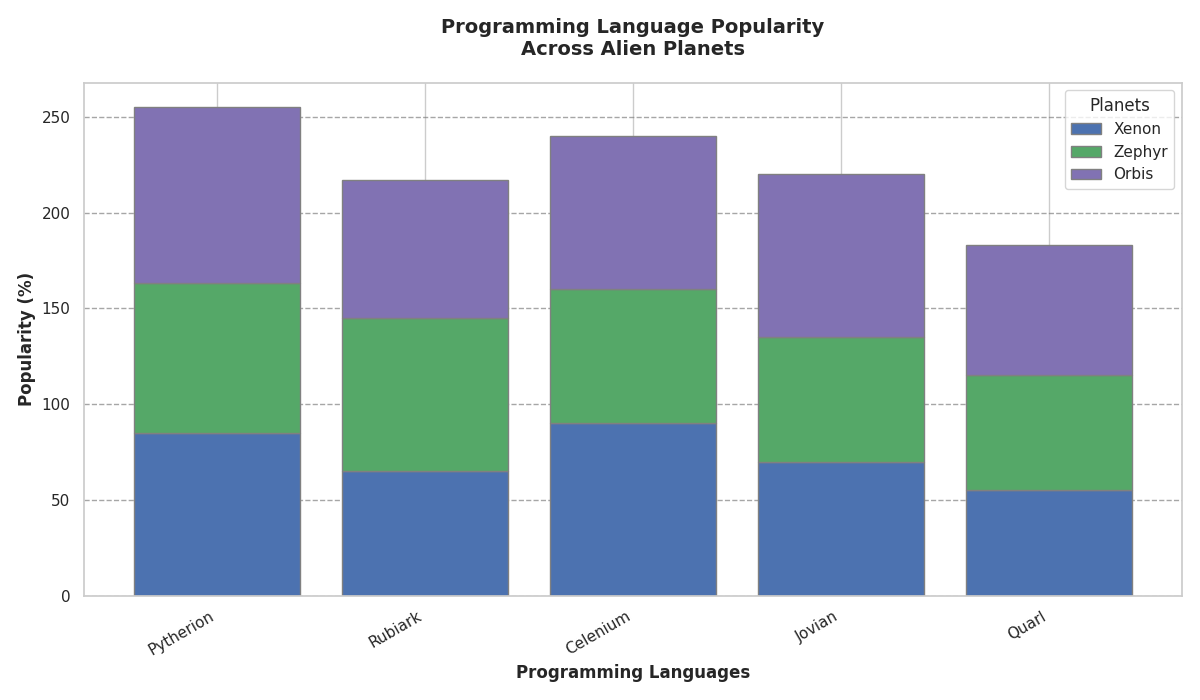

Recreate this plot in Python.
import matplotlib.pyplot as plt
import numpy as np

# Programming languages and their popularity
languages = ["Pytherion", "Rubiark", "Celenium", "Jovian", "Quarl"]
xenon_popularity = [85, 65, 90, 70, 55]
zephyr_popularity = [78, 80, 70, 65, 60]
orbis_popularity = [92, 72, 80, 85, 68]

# Create stacked bar chart
fig, ax = plt.subplots(figsize=(12, 7))
r = np.arange(len(languages))
ax.bar(r, xenon_popularity, color='b', edgecolor='grey', label='Xenon')
ax.bar(r, zephyr_popularity, color='g', edgecolor='grey', label='Zephyr', bottom=xenon_popularity)
ax.bar(r, orbis_popularity, color='m', edgecolor='grey', label='Orbis', bottom=np.array(xenon_popularity) + np.array(zephyr_popularity))

# Adding labels and title
ax.set_xlabel('Programming Languages', fontweight='bold', fontsize=12)
ax.set_ylabel('Popularity (%)', fontweight='bold', fontsize=12)
ax.set_title('Programming Language Popularity\nAcross Alien Planets', fontsize=14, fontweight='bold', pad=20)
ax.set_xticks(r)
ax.set_xticklabels(languages)
ax.yaxis.grid(True, linestyle='--', which='major', color='grey', alpha=0.7)

# Rotate x-axis labels for readability
plt.xticks(rotation=30, ha='right')

# Adding a legend
plt.legend(title='Planets', loc='upper right')

# Automatically adjust layout
plt.tight_layout()

# Display the plot
plt.show()
